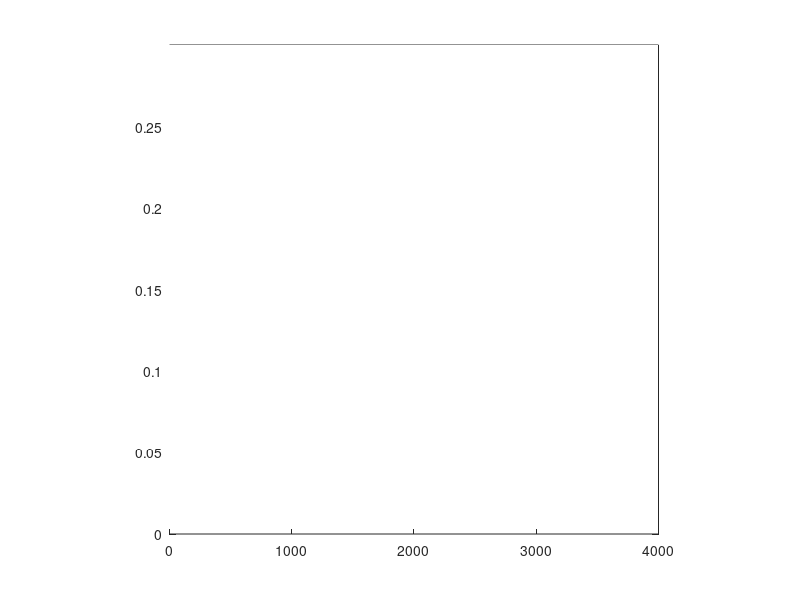

Write MATLAB code to recreate this figure. (Note: this script raises an error after producing the figure.)
 %Analysis of Optimization Equations for Subsidies as a function of Theta & Alpha%%%%%%%%%%%%%%%%%%%%

%% Input Parameters%%
Betas=.20; %slope shoreline toe position (%) Rise/Run (1V:5H USACOE 2014)
Betab=.10; %slope of back portions of dune (%) Rise/Run (1V:10H USACOE 2014)
p=(1/Betas)+(1/Betab);
beta=.5;           %hedonic model exponent for nourishment coefficient
DR=0.06875;        %annualized discount rate (Goplakrishnan = .06 - USACE-Philly 1999 feasibility report, page 11 or I)
DT=8.84;           %8.84.Depth of Closure under USACOE 2014 %average depth of closure for beach width (W) - Ortiz 2016 and Lorenzo-Trueba et al 2014 values of 10m-30m for DT
Halpha=3.66;       %minimum height (100yr SWFL @12ft highest +NDVI for Long Beach Island)
Walpha=30;         %mimimum berm width
TRUECPIn=4.17;     %cost of local nourishment $/m^3 $4.17 & $13.07
H=6.71;            %FEMA "540-Rule" threshold dune height

%% External Loop Vectors for Storage
run=100;
thetaV=linspace(0,.3,run);
itl=length(thetaV);
alphaV=linspace(0,4000,run);
ial=length(alphaV);

%% Building Result Matrix for regime plot
result_matrixC1=zeros(1,ial);
result_matrixMAX=zeros(1,ial);
result_matrixPERCENT=zeros(1,ial);
%% Result Matrix Storage for regime plot
C1=NaN(1,ial);
CPInMAX_star=NaN(1,ial);
CPInPERCENT_star=NaN(1,ial);

%% Subsidies Forloops
for it=1:itl;
    theta_star=thetaV(it);
    it=it;
    
    for ia=1:ial;
         alpha_star=alphaV(ia);
         C1(ia)=(((((H/Halpha)^(-theta_star))*Walpha*DR*DT)/beta)^(beta/(beta-1)))*((H^(theta_star-1))*(Halpha^(-theta_star)));
         C2=((DR*p*DT)+(DR*p*H));
         CPInMAX_star(ia)=((alpha_star*theta_star*C1(ia)*((C2/(theta_star*C1(ia)))^beta))/C2);
         CPInPERCENT_star(ia)=((TRUECPIn-CPInMAX_star(ia))/TRUECPIn)*100;
    
%     if CPInPERCENT_star(ia)<12.5;
%        CPInPERCENT_star(ia)=NaN;
%     end
%     if CPInPERCENT_star(ia)>50;
%        CPInPERCENT_star(ia)=NaN;
%     end
    end
    result_matrixC1=[result_matrixC1;C1];
    C1=NaN(1,ial);
    result_matrixMAX=[result_matrixMAX;CPInMAX_star];
    CPInMAX_star=NaN(1,ial);
    result_matrixPERCENT=[result_matrixPERCENT;CPInPERCENT_star];
    CPInPERCENT_star=NaN(1,ial);
end
result_matrixC1(1,:)=[];
result_matrixTC1=transpose(result_matrixC1);
result_matrixMAX(1,:)=[];
result_matrixTMAX=transpose(result_matrixMAX);
result_matrixPERCENT(1,:)=[];
result_matrixTPERCENT=transpose(result_matrixPERCENT);

%% Plots
figure (1)
pcolor(alphaV,thetaV,result_matrixPERCENT)
hold on
%     if CPInPERCENT_star(ia)<12.5;
%        CPInPERCENT_star(ia)=NaN;
%     end
shading flat
caxis([0 100])
colormap(flipud(white))
% colormap('pink');
Z=result_matrixPERCENT;
[X,Y]=meshgrid(alphaV,thetaV);
set(gca,'PlotBoxAspectRatio',[1,1,1])
set(gcf,'rend','painters')
[c,h]=contour(X,Y,Z,[0,12.5,50],'LineStyle','--','levelstep',5,'linecolor','k'); %%-- 0-50% cost shares (12.5% for the local minimum)
clabel(c,h)
%contour3(X,Y,result_matrixPERCENT,[0 0],'linewidth',1.5,'linecolor','k');
contour3(X,Y,result_matrixPERCENT,[12.5 12.5],'LineStyle','--','levelstep',5,'linecolor','b') %highlights the local minimum 12.5%
%contour3(X,Y,result_matrixPERCENT,[50 50],'LineStyle','--','linewidth',1.5,'linecolor','b');
%contour3(X,Y,result_matrixPERCENT,[0 0],'LineStyle','--','linewidth',1.5,'linecolor','k');
view(0,90)
axis tight
hold off
ylim([0 .3])    %zoom for CPIn=4.17
xlim([0 4000])  %zoom for CPIn=4.17
xlabel('Annualized Baseline Rental Values($1K/yr/m)','fontsize',12)
ylabel('Hedonic Value for Height (theta)','fontsize',12)
title('%Subsidies Required for Dune Construction','fontsize',15)
hold on;